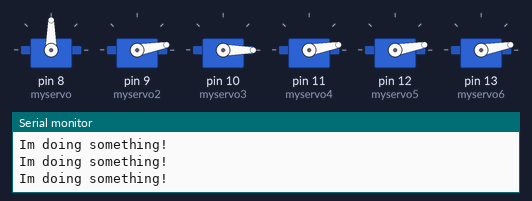
This sketch was run on a simulated Arduino Uno, built with avr-gcc and run on an emulated ATmega328P. Shown: 6 × servo, the last lines printed to the serial monitor.

Above: at 0.05 s.
At 0.6 s:
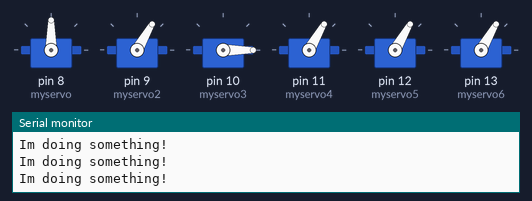
At 1.15 s:
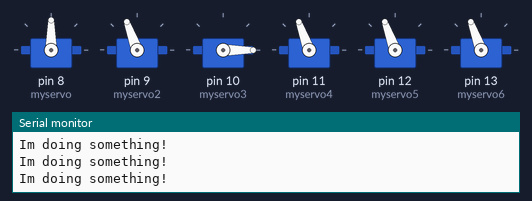
At 2.25 s:
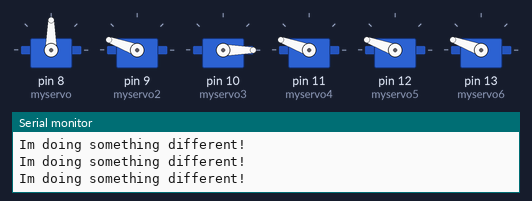
At 3.35 s:
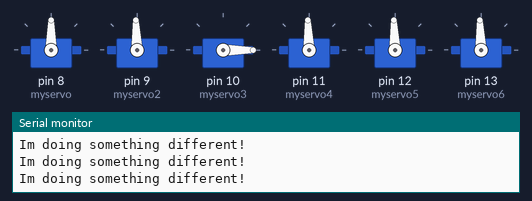
At 4.5 s:
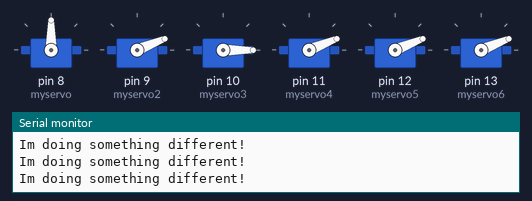
Timing chart, 0 to 6.4 s (numbered marks = the images above):
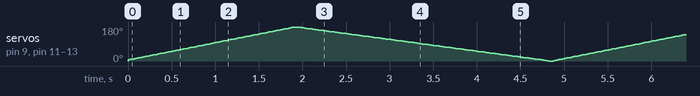

The sketch:

ArmTest.ino
```cpp
/* Arm testing code to make the servos go crazy
*/

#include <Servo.h>

Servo myservo;  // create servo object to control a servo
Servo myservo2;
Servo myservo3;		// twelve servo objects can be created on most boards
Servo myservo4;
Servo myservo5;
Servo myservo6;

float pos = 0;    // variable to store the servo position

void setup() {
	myservo.attach(8);		// attaches the servo owhat voltn pin 9 to the servo object
	myservo2.attach(9);
	myservo3.attach(10);
	myservo4.attach(11);
	myservo5.attach(12);
	myservo6.attach(13);

	myservo.write(90);
	myservo3.write(0);

	Serial.begin(9600);
}

void loop() {
	for (pos = 0; pos <= 180; pos += 2) { // goes from 0 degrees to 180 degrees
										  // in steps of 1 degree
		              // tell servo to go to position in variable 'pos'
		myservo2.write(pos);

		myservo4.write(pos);
		myservo5.write(pos);
		myservo6.write(pos);
		delay(1);                       // waits 15ms for the servo to reach the position
		Serial.println("Im doing something!");
	}
	for (pos = 180; pos >= 0; pos -= 2) { // goes from 180 degrees to 0 degrees
		//myservo.write(pos);              // tell servo to go to position in variable 'pos'
		myservo2.write(pos);
		//myservo3.write(pos);
		myservo4.write(pos);
		myservo5.write(pos);
		myservo6.write(pos);
		delay(1);                       // waits 15ms for the servo to reach the position
		Serial.println("Im doing something different!");
	}
}
```
